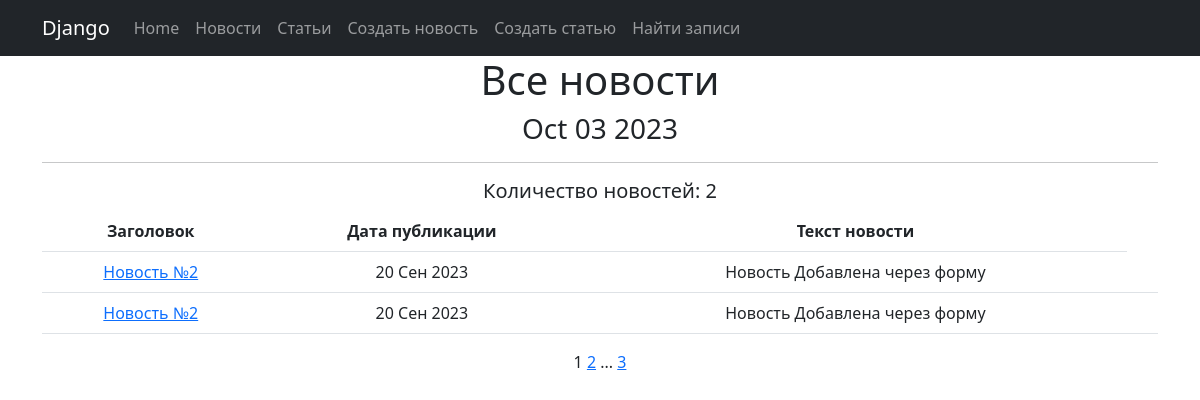
The app's page /articles/ with its own data.
### news/models.py (models this page shows, shortened)
class Post(models.Model):
    author = models.ForeignKey(Author, on_delete=models.CASCADE)
    NEWS = 'NW'
    ARTICLE = 'AR'
    CHOICE_CATEGORY = [
        (NEWS, 'Новости'),
        (ARTICLE, 'Статья')
    ]
    categoryType = models.CharField(
        max_length=2, choices=CHOICE_CATEGORY, default=ARTICLE)
    dateCreate = models.DateTimeField(auto_now_add=True)
    postCategory = models.ManyToManyField(Category, through='PostCategory')
    titlePost = models.CharField(max_length=128)
    textPost = models.TextField()
    rating = models.IntegerField(default=0)
    def get_absolute_url(self):
        if self.categoryType == 'NW':
            return reverse('single_post1', kwargs={'pk':self.pk})
        else:
            return reverse('single_post2', kwargs={'pk':self.pk})
    class Meta:
        verbose_name = 'Статья'
        verbose_name_plural = 'Статьи'
        ordering = ('-dateCreate',)

### news/views.py (the view)
class ArticlesList(ListView):
    model = Post
    template_name = 'news/post.html'
    context_object_name = 'posts_list'
    paginate_by = 2
    def get_queryset(self):
        category_type = Post.objects.filter(categoryType='AR')
        return category_type

### news/templatetags/custom_tags.py (called while the page is built)
@register.simple_tag()
def current_time(format_string='%b %d %Y'):
    return datetime.utcnow().strftime(format_string)

@register.simple_tag(takes_context=True)
def url_replace(context, **kwargs):
    d  = context['request'].GET.copy()
    for k, v in kwargs.items():
        d[k]=v
    return d.urlencode()

### templates/news/post.html (shortened to what this page needs)
{% extends 'news/default.html' %}
{% load censor_filters %}
{% load custom_tags %}
{% block content %}
    <h1>Все новости</h1>
    <h3>{% current_time '%b %d %Y' %}</h3>
    <hr>
    <h5>Количество новостей: {{ posts_list|length}}</h5>
    {% if posts_list %}
        <table class="table">
            <thead class="thead-dark">
                <tr>
                    <th>Заголовок</th>
                    <th>Дата публикации</th>
                    <th>Текст новости</th>
                </tr>
            </thead>
            {% for post in posts_list %}
                <tr>
                    <td><a href="{{ post.get_absolute_url }}">{{ post.titlePost }}</a></td>
                    <td>{{ post.dateCreate|date:'d M Y' }}</td>
                    <td>{{ post.textPost|truncatewords:20}}</td>
                    <td>
                    </td>
                </tr>
            {% endfor %}
        </table>
    {% else %}
        <h2>Новостей нет</h2>
    {% endif %}
    {{ page_obj.number }}
    {% if page_obj.has_next %}
        <a href="?{% url_replace page=page_obj.next_page_number %}">{{ page_obj.next_page_number }}</a>
        {% if paginator.num_pages != page_obj.next_page_number %}
            ...
            <a href="?{% url_replace page=page_obj.paginator.num_pages %}">{{ page_obj.paginator.num_pages }}</a>
        {% endif %}
    {% endif %}
{% endblock %}

### records on screen
Post: titlePost "Новость №2", dateCreate "20 Сен 2023", textPost "Новость Добавлена через форму"
Post: titlePost "Новость №2", dateCreate "20 Сен 2023", textPost "Новость Добавлена через форму"

### other values on screen
{{ posts_list|length }} "2"
{{ page_obj.number }} "1"
{{ page_obj.next_page_number }} "2"
{{ page_obj.paginator.num_pages }} "3"
